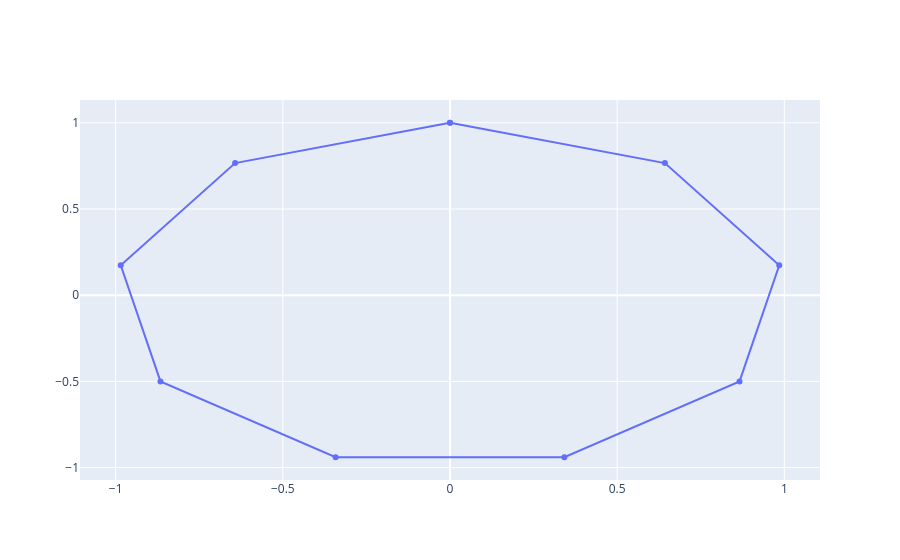

The notebook cell this image was saved under:
### Code cell
scatter = go.Scatter(x= np.sin(x),y=np.cos(x))
fig = go.Figure(data=[scatter])
fig.show()

### Figure 1 — Plotly figure (JSON) as saved in the notebook; plotly's stock layout.template omitted (floating-point values rounded to 4 significant figures)
{"data": [{"type": "scatter", "x": [0.0, 0.6428, 0.9848, 0.866, 0.342, -0.342, -0.866, -0.9848, -0.6428, -2.449e-16], "y": [1.0, 0.766, 0.1736, -0.5, -0.9397, -0.9397, -0.5, 0.1736, 0.766, 1.0]}], "layout": {"autosize": true, "xaxis": {"autorange": true, "range": [-1.111, 1.111], "type": "linear"}, "yaxis": {"autorange": true, "range": [-1.1, 1.16], "type": "linear"}}}
